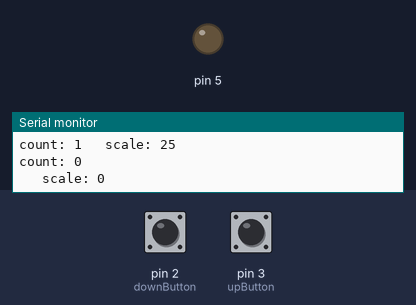
Recording of a sketch running on a simulated Arduino Uno, built with avr-gcc and run on an emulated ATmega328P. Parts: output pins drawn as LEDs (lit = HIGH), the last lines printed to the serial monitor. The inputs (shaded band) are chosen by the test bench; at power-on: pin 2 (downButton) LOW, pin 3 (upButton) LOW.

Above: at 1.2 s.
1.3 s: pin 2 (downButton) pulled HIGH for 0.15 s
At 1.8 s:
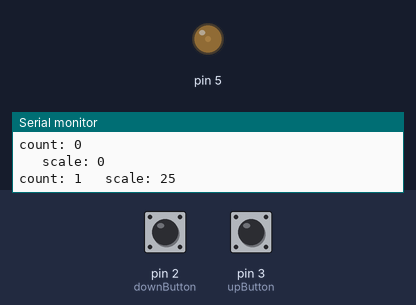
2.9 s: pin 2 (downButton) pulled HIGH for 1 s
At 4.4 s:
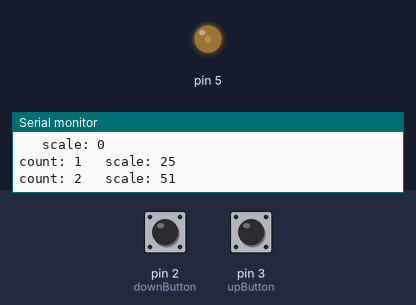
5.4 s: pin 2 (downButton) pulled HIGH for 0.15 s
At 6.2 s:
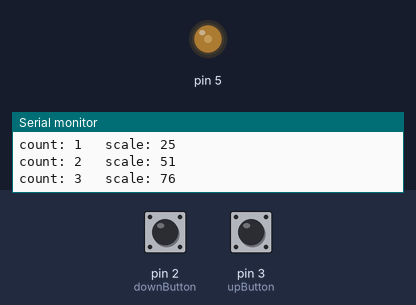
7.0 s: pin 3 (upButton) pulled HIGH for 0.15 s
At 7.4 s:
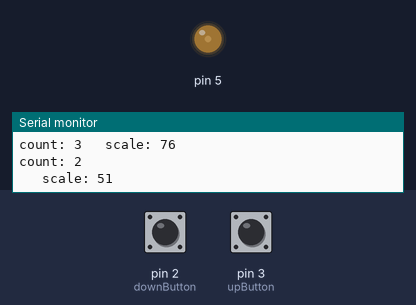
8.6 s: pin 2 (downButton) pulled HIGH for 3.2 s
At 12.8 s:
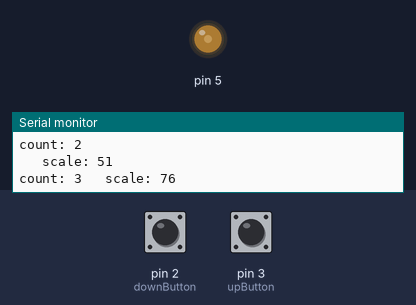
13.3 s: pin 2 (downButton) pulsed HIGH 5 times (0.12 s each, 0.3 s apart)
At 15.6 s:
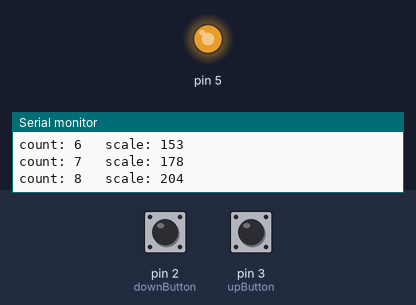
Timing chart, 0 to 17.1 s (numbered marks = the images above; inputs shaded):
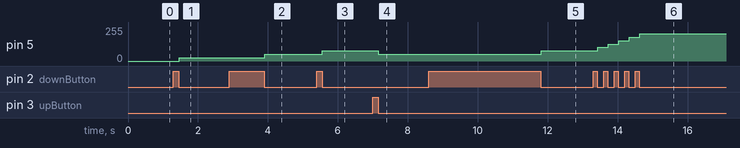

Measured:
- after the input at 1.3 s, pin 5: 0/255 → 25/255 after 0.16 s
- after the input at 2.9 s, pin 5: 25/255 → 51/255 after 1.0 s
- after the input at 5.4 s, pin 5: 51/255 → 76/255 after 0.16 s
- after the input at 7.0 s, pin 5: 76/255 → 51/255 after 0.16 s
- after the input at 8.6 s, pin 5: 51/255 → 76/255 after 3.2 s
- after the input at 13.3 s, pin 5: moves from 76/255 to 204/255 over 1.2 s, starting after 0.13 s

The sketch:

Mini-Lab-10.ino
```cpp
/*
  Chris Kreienkamp - 901965168
  EE20222: Introduction to Electrical Engineering
  20 Apr 2020
  Mini-Lab 10 - Analog Outputs
*/

#include <Bounce2.h>
#define downButton 2
#define upButton 3

Bounce downDebouncer = Bounce(); // Instantiate a Bounce object
Bounce upDebouncer = Bounce(); // Instantiate a Bounce object

int count = 0;
int scale = 0;


// the setup function runs once when you press reset or power the board
void setup() {
  downDebouncer.attach(downButton,INPUT_PULLUP); // Attach the debouncer to a pin with INPUT_PULLUP mode
  upDebouncer.attach(upButton,INPUT_PULLUP); // Attach the debouncer to a pin with INPUT_PULLUP mode
  downDebouncer.interval(10); // Use a debounce interval of 10 milliseconds
  upDebouncer.interval(10); // Use a debounce interval of 10 milliseconds
  pinMode(downButton,INPUT); // Setup the button as an input
  pinMode(upButton,INPUT); // Setup the button as an input
  pinMode(5,OUTPUT);
  Serial.begin(115200);
  Serial.print("Initial count: ");
  Serial.println(count);
}


// the loop function runs over and over again forever
void loop() {
   downDebouncer.update(); // Update the Bounce instance
   if ( downDebouncer.fell() ) {  // Call code if button transitions from HIGH to LOW
        if (count<10) {count++; }
        Serial.print("count: ");
        Serial.print(count);
        scale = count*255/10;
        Serial.print("   scale: ");
        Serial.println(scale);
        analogWrite(5,scale); }
   upDebouncer.update(); // Update the Bounce instance
   if ( upDebouncer.fell() ) {  // Call code if button transitions from HIGH to LOW
        if (count>0) {count--; }
        Serial.print("count: ");
        Serial.println(count);
        scale = count*255/10;
        Serial.print("   scale: ");
        Serial.println(scale);
        analogWrite(5,scale); }
}
```
